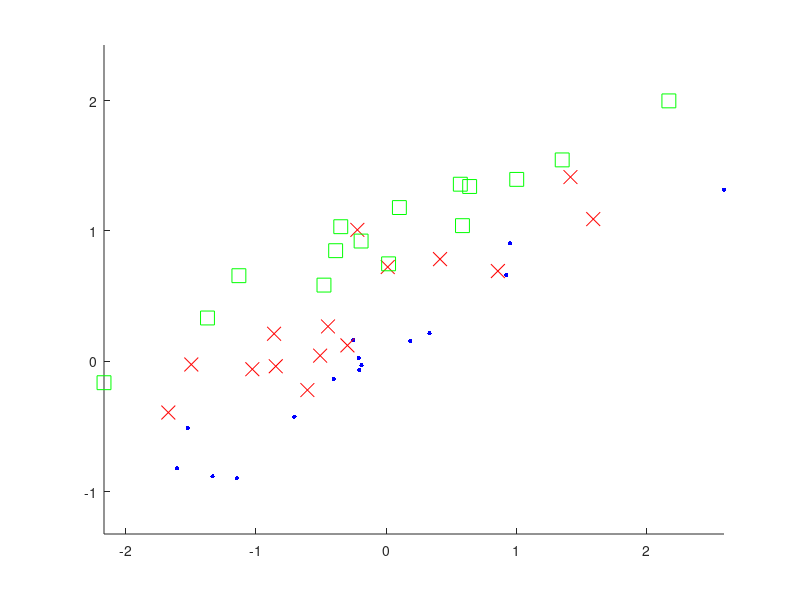

Source code (MATLAB):
function [r1 r2 r3] = gen2Dsample3(n1, n2, n3)

drawfig = false;
msize = 10;
if nargin < 1
    n1 = 15;
    n2 = 15;
    n3 = 15;    
    drawfig = true;
end

 
A = randn(2, n1);
%B = [1 0.6; 0.6 0.7];
%A = randn(2, 10);
%B = [1 0.4; 0.4 0.4];
B = [1 0.4; 0.4 0.4];
r1 = B * A;


A = randn(2, n2);
%B = [1 0.6; 0.6 0.7];
%A = randn(2, 10);
%B = [1 0.4; 0.4 0.4];
r2 = B * A + repmat([0 0.5]', 1, n2);

A = randn(2, n3);
r3 = B * A + repmat([-0.2 0.9]', 1, n3);

if (drawfig)
    figure(11); clf; hold on;
    plot(r1(1,:), r1(2,:), 'b.', 'MarkerSize', msize);
    plot(r2(1,:), r2(2,:), 'rx', 'MarkerSize', msize);
    plot(r3(1,:), r3(2,:), 'gs', 'MarkerSize', msize);
    axis equal
end

r1 = r1';
r2 = r2';
r3 = r3';